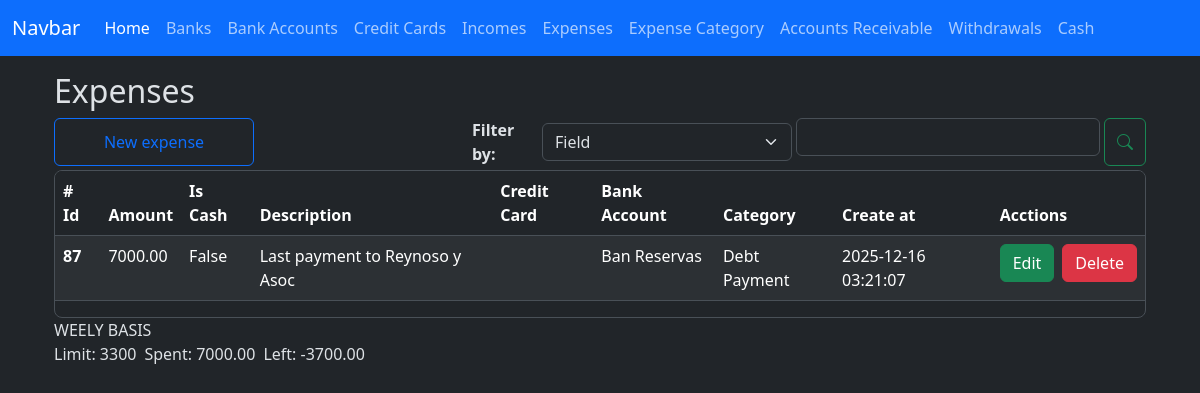
The app's page /expenses/index with its own data.
### app/models/expense.py (models this page shows, shortened)
class Expense(db.Model):
    __tablename__ = 'expenses'
    id = db.Column(db.Integer, primary_key=True)
    amount = db.Column(db.Numeric(10,2), nullable=False)
    is_cash = db.Column(db.Boolean, nullable=False)
    credit_card_id = db.Column(db.Integer, db.ForeignKey('credit_cards.id'))
    bank_account_id = db.Column(db.Integer, db.ForeignKey('bank_accounts.id'))
    expense_category_id = db.Column(db.Integer, db.ForeignKey('expense_categories.id'))
    code = db.Column(db.String(50), nullable=False)
    description = db.Column(db.String(150), nullable=False)
    created_at = db.Column(db.DateTime(timezone=True), server_default=func.now())
    updated_at = db.Column(db.DateTime(timezone=True), onupdate=func.now())
    credit_card = relationship('CreditCard', back_populates='expenses')
    bank_account = relationship('BankAccount', back_populates='expenses')
    expense_category = relationship('ExpenseCategory', back_populates='expenses')

### app/models/bank_account.py (models this page shows)
class BankAccount(db.Model):
    __tablename__ = 'bank_accounts'
    id = db.Column(db.Integer, primary_key=True)
    nick_name = db.Column(db.String(120))
    amount_available = db.Column(db.Numeric(10, 2), nullable=False)
    is_active = db.Column(db.Boolean, default=True)
    account_number = db.Column(db.Integer, nullable=True)
    bank_id = db.Column(db.Integer, db.ForeignKey('banks.id'))
    created_at = db.Column(db.DateTime(timezone=True), server_default=func.now())
    updated_at = db.Column(db.DateTime(timezone=True), onupdate=func.now())
    bank = relationship('Bank', back_populates='bank_accounts')
    expenses = relationship('Expense', back_populates='bank_account', order_by='desc(Expense.created_at)')
    incomes = relationship('Income', back_populates='bank_account', order_by='desc(Income.created_at)')
    loans = relationship('Loan', back_populates='bank_account', order_by='desc(Loan.created_at)')
    loan_payments = relationship('LoanPayment', back_populates='bank_account', order_by='desc(LoanPayment.created_at)')
    credit_card_payments = relationship('CreditCardPayment', back_populates='bank_account', order_by='desc(CreditCardPayment.created_at)')
    withdrawals = relationship('Withdrawal', back_populates='bank_account', order_by='desc(Withdrawal.created_at)')

### app/models/expense_category.py (models this page shows)
class ExpenseCategory(db.Model):
    __tablename__ = 'expense_categories'
    id = db.Column(db.Integer, primary_key=True)
    name = db.Column(db.String(100), nullable=False)
    created_at = db.Column(db.DateTime(timezone=True), server_default=func.now())
    updated_at = db.Column(db.DateTime(timezone=True), onupdate=func.now())
    expenses = relationship('Expense', back_populates='expense_category')

### app/routes/expense_routes.py (the view)
@expense_bp.route('/index', methods=['GET'])
def index():
    credit_cards = credit_card.CreditCard.query.all()
    expense_categories = expense_category.ExpenseCategory.query.all()
    bank_accounts = bank_account.BankAccount.query.all()
    expenses = expense_controller.filter_weekly_basis_expenses_info()
    weekly = expense_controller.money_limit_spent_left_for_expenses(expenses)
    context = {
        'credit_cards': credit_cards,
        'expense_categories': expense_categories,
        'bank_accounts': bank_accounts,
        'expenses':expenses,
        'weekly': weekly,
    }
    return render_template('expenses/index.html', **context)

### app/controllers/expense_controller.py (called while the page is built)
def filter_weekly_basis_expenses_info():
    start_date, end_date = get_current_week_range()
    end_date += timedelta(days=1)
    expenses = (
        Expense.query
        .filter(Expense.created_at >= start_date)
        .filter(Expense.created_at <= end_date)
        .order_by(Expense.created_at.desc())
        .all()
    )
    data = []
    for e in expenses:
        data.append(e)
    return data

def get_current_week_range():
    today = datetime.today()
    start_of_week = today - timedelta(days=today.weekday())
    end_of_week = start_of_week + timedelta(days=6)
    return start_of_week.date(), end_of_week.date()

def money_limit_spent_left_for_expenses(expenses):
    spent = Decimal()
    for e in expenses:
        spent += e.amount
    limit = Decimal(3300) #Right now the limit will be hard coded I need to add a new column to expense_category model so I can know the exact amount
    left = Decimal(limit - spent)
    weekly = {
        'limit': limit,
        'spent': spent,
        'left': left,
    }
    return weekly

### app/templates/expenses/index.html (shortened to what this page needs)
{% extends 'layout.html' %}
{% block content %}
    <h2>Expenses</h2>
    <div class="d-flex justify-content-start gap-1 flex-wrap flex-md-nowrap mt-2">
        <button
            type="button"
            id="btn-create-expense-id"
            class="btn btn-outline-primary me-auto me-md-auto w-100 w-md-auto"
            style="max-width: 200px;"
            data-bs-toggle="modal"
            data-bs-target="#create-expense"
        >New expense
        </button>
        <div class="d-flex gap-1 w-100 align-items-center" style="max-width: 320px;">
            <div class="w-md-auto mt-md-0">
                <label for="" class="fs-6 fw-bold">Filter by: </label>
            </div>
            <div class="w-100 w-md-auto mt-md-0" style="max-width: 250px;">
                <select class="form-select" id="select-filter-type-id">
                    <option value="field">Field</option>
                </select>
            </div>
        </div>
        <div class="d-flex gap-1 w-100" style="max-width: 350px;">
            <div class="w-100 w-md-auto mt-md-0">
                <input type="text" class="form-control" id="filter-input-id">
            </div>
            <button type="button" class="btn btn-outline-success" id="btn-search-id"><i class="bi bi-search"></i></button>
        </div>
    </div>
    <div class="table-responsive overflow-y-auto border rounded-3 mt-1" style="max-height: 457px;">
        <table class="table table-striped table-hover" id="expenses-table">
            <thead class="sticky-top">
                <tr>
                    <th scope="col"># Id</th>
                    <th scope="col">Amount</th>
                    <th scope="col">Is Cash</th>
                    <th scope="col">Description</th>
                    <th scope="col">Credit Card</th>
                    <th scope="col">Bank Account</th>
                    <th scope="col">Category</th>
                    <th scope="col">Create at</th>
                    <th scope="col">Acctions</th>
                </tr>
            </thead>
            <tbody id="expenses-table-body">
                {% for expense in expenses %}
                <tr>
                    <th scope="row">{{ expense.id }}</th>
                    <td>{{ expense.amount }}</td>
                    <td><a id="filter-by-cash" class="filter_link" data-is-cash-value="{{ expense.is_cash }}">{{ expense.is_cash  }}</a></td>
                    <td> {{ expense.description }} </td>
                    <td>{{ expense.credit_card.nick_name }}</td>
                    <td>{{ expense.bank_account.nick_name }}</td>
                    <td>{{ expense.expense_category.name }}</td>
                    <td>{{ expense.created_at }}</td>
                    <td>
                        <div class="d-flex gap-2">
                            <button
                                type="button"
                                class="btn btn-success"
                                data-bs-toggle="modal"
                                data-bs-target="#edit-expense"
                                data-expense-id="{{ expense.id }}"
                                data-amount-id="{{ expense.amount }}"
                                data-is-cash="{{ expense.is_cash }}"
                                data-select-expense-category-id="{{ expense.expense_category_id }}"
                                data-select-credit-card-id="{{ expense.credit_card_id }}"
                                data-select-bank-account-id="{{ expense.bank_account_id }}"
                                data-description="{{ expense.description }}"
                            >Edit
                            </button>
                            <a href="{{ url_for('expense.delete', id=expense.id) }}" class="btn btn-danger">Delete</a>
                        </div>
                    </td>
                </tr>
                {% endfor %}
            </tbody>
        </table>
    </div>
    <section>
        <div class="d-flex flex-column">
            <div>
                <label for="" id="weekly-title">WEELY BASIS </label>
            </div>
            <div class="d-flex gap-2">
                <div>
                    <label for="" id="weekly-limit">Limit: {{ weekly.limit }}</label>
                </div>
                <div>
                    <label for="" id="weekly-spent">Spent: {{ weekly.spent }}</label>
                </div>
                <div>
                    <label for="" id="weekly-left">Left: {{ weekly.left }}</label>
                </div>
            </div>
        </div>
    </section>
    <link rel="stylesheet" href="https://cdn.jsdelivr.net/npm/flatpickr/dist/flatpickr.min.css">
    <link rel="stylesheet" href="https://cdn.jsdelivr.net/npm/bootstrap-icons@1.13.1/font/bootstrap-icons.min.css">
{% endblock %}

### app/static/style.css (style rules this page uses)
.filter_link { text-decoration: none; color: inherit; }

### records on screen
Expense: id "87", amount "7000.00", is_cash "False", description "Last payment to Reynoso y Asoc", bank_account.nick_name "Ban Reservas", expense_category.name "Debt Payment", created_at "2025-12-16 03:21:07"

### other values on screen
{{ weekly.limit }} "3300"
{{ weekly.spent }} "7000.00"
{{ weekly.left }} "-3700.00"
